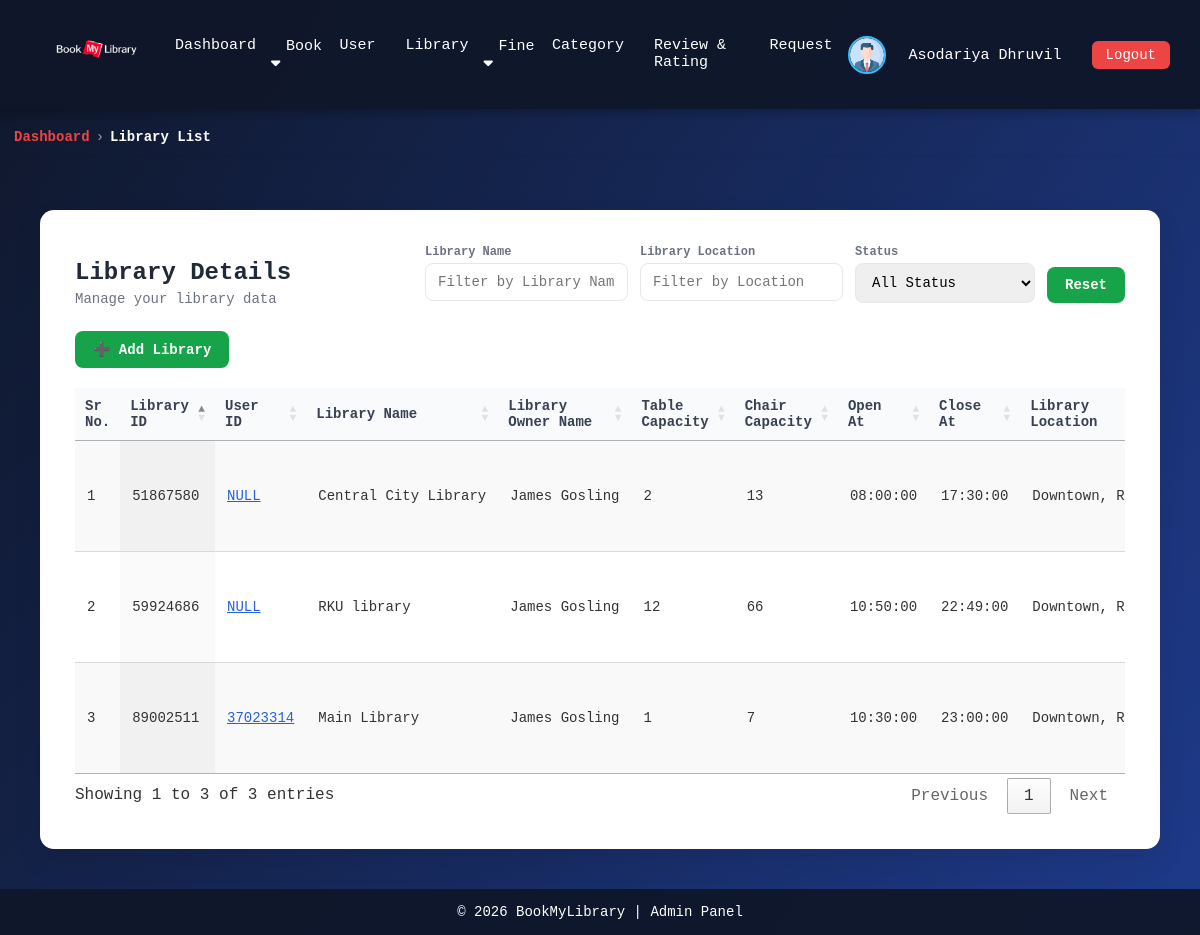
Screenshot of /admin/library_list.php (signed in) with the database file from the repository.
### tables this page shows
CREATE TABLE `user` (
  `user_id` int NOT NULL,
  `first_name` varchar(100) DEFAULT NULL,
  `last_name` varchar(100) DEFAULT NULL,
  `email` varchar(255) DEFAULT NULL,
  `contact_no` varchar(15) DEFAULT NULL,
  `gender` varchar(10) DEFAULT NULL,
  `address` varchar(255) DEFAULT NULL,
  `image` varchar(255) DEFAULT NULL,
  `password` varchar(255) NOT NULL,
  `role` varchar(10) DEFAULT NULL,
  `status` varchar(15) DEFAULT NULL
);

CREATE TABLE `library` (
  `library_id` int NOT NULL,
  `user_id` int DEFAULT NULL,
  `library_name` varchar(100) NOT NULL,
  `library_owner_name` varchar(100) NOT NULL,
  `library_email` varchar(255) NOT NULL,
  `table_capacity` int NOT NULL,
  `chair_capacity` int NOT NULL,
  `open_at` time NOT NULL,
  `close_at` time NOT NULL,
  `library_location` varchar(255) NOT NULL,
  `status` varchar(20) NOT NULL,
  `upi_id` varchar(100) NOT NULL DEFAULT 'test@upi'
);

### admin/library_list.php (the view, shortened to what this page needs)
<!DOCTYPE html>
<html lang="en">
<head>
    <link rel="stylesheet" href="https://cdn.datatables.net/1.13.6/css/jquery.dataTables.min.css">
    <link rel="stylesheet" href="https://cdn.datatables.net/buttons/2.4.1/css/buttons.dataTables.min.css">
</head>
<body>
    <?php include 'navbar.php'; ?>
    <div class="breadcrumb-wrapper">
        <nav class="breadcrumb">
            <a href="home.php" class="dashboard">Dashboard</a>
            <span class="separator">›</span>
            <span class="current">Library List</span>
        </nav>
    </div>
    <div class="container">
        <div class="card">
            <div class="top-actions">
                <div class="title-area">
                    <h3>Library Details</h3>
                    <div class="subtitle">Manage your library data</div>
                </div>
                <div class="advanced-filters">
                    <div class="filter-box">
                        <label>Library Name</label>
                        <input type="text" id="filterLibraryName" placeholder="Filter by Library Name">
                    </div>
                    <div class="filter-box">
                        <label>Library Location</label>
                        <input type="text" id="filterLocation" placeholder="Filter by Location">
                    </div>
                    <div class="filter-box">
                        <label>Status</label>
                        <select id="filterStatus">
                            <option value="">All Status</option>
                        </select>
                    </div>
                    <div class="filter-box btn-area">
                        <label>&nbsp;</label>
                        <button class="btn btn-add" onclick="resetFilters()">Reset</button>
                    </div>
                </div>
                <a href="add_library.php"><button class="btn btn-add">➕ Add Library</button></a>
            </div>
            <table id="bookTable" class="display">
                <thead>
                    <tr>
                        <th>Sr No.</th>
                        <th>Library ID</th>
                        <th>User ID</th>
                        <th>Library Name</th>
                        <th>Library Owner Name</th>
                        <th>Table Capacity</th>
                        <th>Chair Capacity</th>
                        <th>Open At</th>
                        <th>Close At</th>
                        <th>Library Location</th>
                    </tr>
                </thead>
                <tbody>
                    <?php
                    $librarys = mysqli_query($con, "SELECT * FROM library");
                    $i = 1;
                    foreach ($librarys as $row) {
                        if ($row['status'] == "Active") {
                            $statusClass = "active";
                            $statusText  = "Active";
                            $buttonText  = "Inactive";
                        } else {
                            $statusClass = "inactive";
                            $statusText  = "Inactive";
                            $buttonText  = "Active";
                        }
                        $user_query = mysqli_query($con, "SELECT * FROM user WHERE user_id = '{$row['user_id']}'");
                        if ($user_query && mysqli_num_rows($user_query) > 0) {
                            $user_data = mysqli_fetch_assoc($user_query);
                        } else {
                            $user_data = null;
                        }
                        $modalUserId   = $user_data['user_id'] ?? 'NULL';
                        $modalImage    = $user_data && !empty($user_data['image']) ? '../image/' . $user_data['image'] : '';
                        $firstName     = htmlspecialchars($user_data['first_name'] ?? 'NULL', ENT_QUOTES);
                        $lastName      = htmlspecialchars($user_data['last_name'] ?? 'NULL', ENT_QUOTES);
                        $email         = htmlspecialchars($user_data['email'] ?? 'NULL', ENT_QUOTES);
                        $contactNo     = htmlspecialchars($user_data['contact_no'] ?? 'NULL', ENT_QUOTES);
                        $address       = htmlspecialchars($user_data['address'] ?? 'NULL', ENT_QUOTES);
                        $role          = htmlspecialchars($user_data['role'] ?? 'NULL', ENT_QUOTES);
                        $userStatus    = htmlspecialchars($user_data['status'] ?? 'NULL', ENT_QUOTES);
                        $displayUserId = !empty($row['user_id']) ? $row['user_id'] : 'NULL';
                        echo "
                                <tr>
                                    <td>{$i}</td>
                                    <td>{$row['library_id']}</td>
                                    <td>
                                        <span class='model-link'
                                            onclick=\"openUserModal(
                                                '{$modalUserId}',
                                                '{$modalImage}',
                                                '{$firstName}',
                                                '{$lastName}',
                                                '{$email}',
                                                '{$contactNo}',
                                                '{$address}',
                                                '{$role}',
                                                '{$userStatus}'
                                            )\">
                                            {$displayUserId}
                                        </span>
                                    </td>
                                    <td>{$row['library_name']}</td>
                                    <td>{$row['library_owner_name']}</td>
                                    <td>{$row['table_capacity']}</td>
                                    <td>{$row['chair_capacity']}</td>
                                    <td>{$row['open_at']}</td>
                                    <td>{$row['close_at']}</td>
                                    <td>{$row['library_location']}</td>
                                    <td>{$row['upi_id']}</td>
                                        <span id='status_{$row['library_id']}' class='status {$statusClass}'>
                                            {$statusText}
                                        </span>
                                        <a href='edit_library.php?library_id={$row['library_id']}' style='text-decoration: none;'>
                                        </a>
                                        <button class='btn btn-delete' onclick='openDeleteModal({$row['library_id']})'>Delete</button><br>
                                        <button class='btn btn-toggle'
                                            onclick='toggleStatus({$row['library_id']}, " . json_encode($statusText) . ", this)'>
                                            {$buttonText}
                                        </button>
                                        <a href='view_table&chair.php?library_id={$row['library_id']}' style='text-decoration: none;'>
                                        </a>
                                </tr>
                                ";
                        $i++;
                    }
                    ?>
                </tbody>
            </table>
        </div>
    </div>
    <?php include 'footer.php'; ?>
</body>
</html>

### admin/navbar.php (shortened to what this page needs)
<!DOCTYPE html>
<html lang="en">
<?php
include '../update_status.php';
?>
<head>
    <link rel="stylesheet" href="https://cdnjs.cloudflare.com/ajax/libs/font-awesome/6.5.0/css/all.min.css">
</head>
<body>
    <?php
    $user_id = $_SESSION['id'];
    $user = mysqli_query($con, "SELECT * FROM user WHERE user_id = $user_id");
    $data = mysqli_fetch_assoc($user);
    ?>
    <nav class="navbar">
        <div class="nav-left">
            <a href="home.php">
                <img src="../image/BookMyLibrary.png" alt="Library Logo">
            </a>
        </div>
        <div class="nav-center">
            <a href="home.php">Dashboard</a>
            <div class="dropdown">
                <a href="javascript:void(0);" class="dropbtn">Book <i class="fa-solid fa-caret-down"></i></a>
            </div>
            <a href="user_list.php">User</a>
            <a href="library_list.php">Library</a>
            <div class="dropdown">
                <a href="javascript:void(0);" class="dropbtn">Fine <i class="fa-solid fa-caret-down"></i></a>
            </div>
            <a href="category_list.php">Category</a>
            <a href="review&rating_list.php">Review & Rating</a>
            <a href="librarian_requests.php">Request</a>
        </div>
        <div class="nav-right">
            <div class="profile">
                <img src="../image/<?php echo $data['image']; ?>" alt="Profile">
                <div class="dropdown">
                    <a href="javascript:void(0);" class="dropbtn"><?php echo $data['first_name'] . " " . $data['last_name']; ?></a>
                </div>
            </div>
            <a href="../login.php" class="logout-btn">Logout</a>
        </div>
    </nav>
</body>
</html>

### admin/library_list.php (style rules this page uses)
* { margin: 0; padding: 0; box-sizing: border-box; font-family: "JetBrains Mono", "Fira Code", Consolas, monospace; }
body { min-height: 100vh; display: flex; flex-direction: column; background: linear-gradient(120deg, #0f172a, #1e3a8a); color: #333; }
.container { width: 100%; max-width: 100%; padding: 40px; }
.card { background: #ffffff; padding: 35px; border-radius: 14px; box-shadow: 0 12px 30px rgba(0, 0, 0, 0.08); }
.top-actions { display: flex; justify-content: space-between; align-items: center; margin-bottom: 20px; flex-wrap: wrap; gap: 10px; }
.title-area h3 { margin: 0; font-size: 24px; font-weight: 700; color: #1f2937; }
.subtitle { font-size: 14px; color: #6b7280; margin-top: 5px; }
.btn { padding: 10px 18px; border-radius: 8px; border: none; cursor: pointer; font-size: 14px; font-weight: 600; transition: 0.2s ease; }
.btn-add { background: #16a34a; color: #fff; }
td { white-space: nowrap; }
table.dataTable { width: 100% !important; font-size: 14px; }
table.dataTable thead th { background: #f9fafb; color: #374151; font-weight: 600; border-bottom: 1px solid #e5e7eb; padding: 14px 12px; }
table.dataTable tbody td { padding: 14px 12px; vertical-align: middle; }
table.dataTable tbody tr { transition: background 0.2s; }
.breadcrumb-wrapper { padding: 10px 14px; border-radius: 8px; margin-bottom: 15px; margin-top: 10px; box-shadow: 0 2px 4px rgba(0, 0, 0, 0.02); }
.breadcrumb { font-size: 14px; font-weight: 500; color: #6b7280; display: flex; flex-wrap: wrap; align-items: center; gap: 6px; }
.breadcrumb .dashboard { color: #ef4444; font-weight: 600; }
.breadcrumb .separator { color: #9ca3af; }
.breadcrumb a { text-decoration: none; color: #ef4444; transition: 0.2s ease; }
.breadcrumb .current { color: #ffffffff; font-weight: 600; }
.advanced-filters { display: flex; flex-wrap: wrap; gap: 12px; margin-bottom: 18px; }
.advanced-filters input, .advanced-filters select { padding: 10px 12px; border: 1px solid #e5e7eb; border-radius: 8px; font-size: 14px; min-width: 180px; }
.filter-box { display: flex; flex-direction: column; }
.filter-box label { font-size: 12px; font-weight: 600; color: #6b7280; margin-bottom: 4px; }
.btn-area { justify-content: flex-end; }
.model-link { color: #2660de; cursor: pointer; text-decoration: underline; }

### admin/navbar.php (style rules this page uses)
.navbar { background: rgba(15, 23, 42, 0.95); color: #fff; padding: 12px 30px; display: flex; align-items: center; justify-content: space-between; flex-wrap: wrap; box-shadow: 0 4px 10px rgba(0, 0, 0, 0.25); font-family: "JetBrains Mono", "Fira Code", Consolas, monospace; }
.nav-left { display: flex; align-items: center; gap: 10px; }
.nav-left img { height: 80px; width: 130px; }
.nav-center { flex: 1; display: flex; justify-content: center; }
.nav-center a { color: #fff; text-decoration: none; margin: 0 15px; font-size: 15px; }
.nav-right { display: flex; align-items: center; gap: 15px; }
.profile { display: flex; align-items: center; gap: 8px; color: #fff; }
.profile img { width: 38px; height: 38px; border-radius: 50%; border: 2px solid #38bdf8; object-fit: cover; }
.logout-btn { padding: 6px 14px; border-radius: 6px; background: #ef4444; color: #fff; text-decoration: none; font-size: 14px; }
.dropdown { position: relative; display: inline-block; }
.dropdown>a { color: #fff; text-decoration: none; margin: 0 15px; font-size: 15px; cursor: pointer; }
.dropdown>a.dropbtn { color: #fff; text-decoration: none; margin: 0 15px; font-size: 15px; cursor: pointer; }

### admin/footer.php (style rules this page uses)
html, body { height: 100%; margin: 0; }
body { display: flex; flex-direction: column; }

### rows the page displays
user: image (placeholder picture), first_name "Asodariya", last_name "Dhruvil"
library: library_id "51867580", user "NULL", library_name "Central City Library", library_owner_name "James Gosling", table_capacity "2", chair_capacity "13", open_at "08:00:00", close_at "17:30:00", library_location "Downtown,…"
library: library_id "59924686", user "NULL", library_name "RKU library", library_owner_name "James Gosling", table_capacity "12", chair_capacity "66", open_at "10:50:00", close_at "22:49:00", library_location "Downtown,…"
library: library_id "89002511", user "37023314", library_name "Main Library", library_owner_name "James Gosling", table_capacity "1", chair_capacity "7", open_at "10:30:00", close_at "23:00:00", library_location "Downtown,…"
